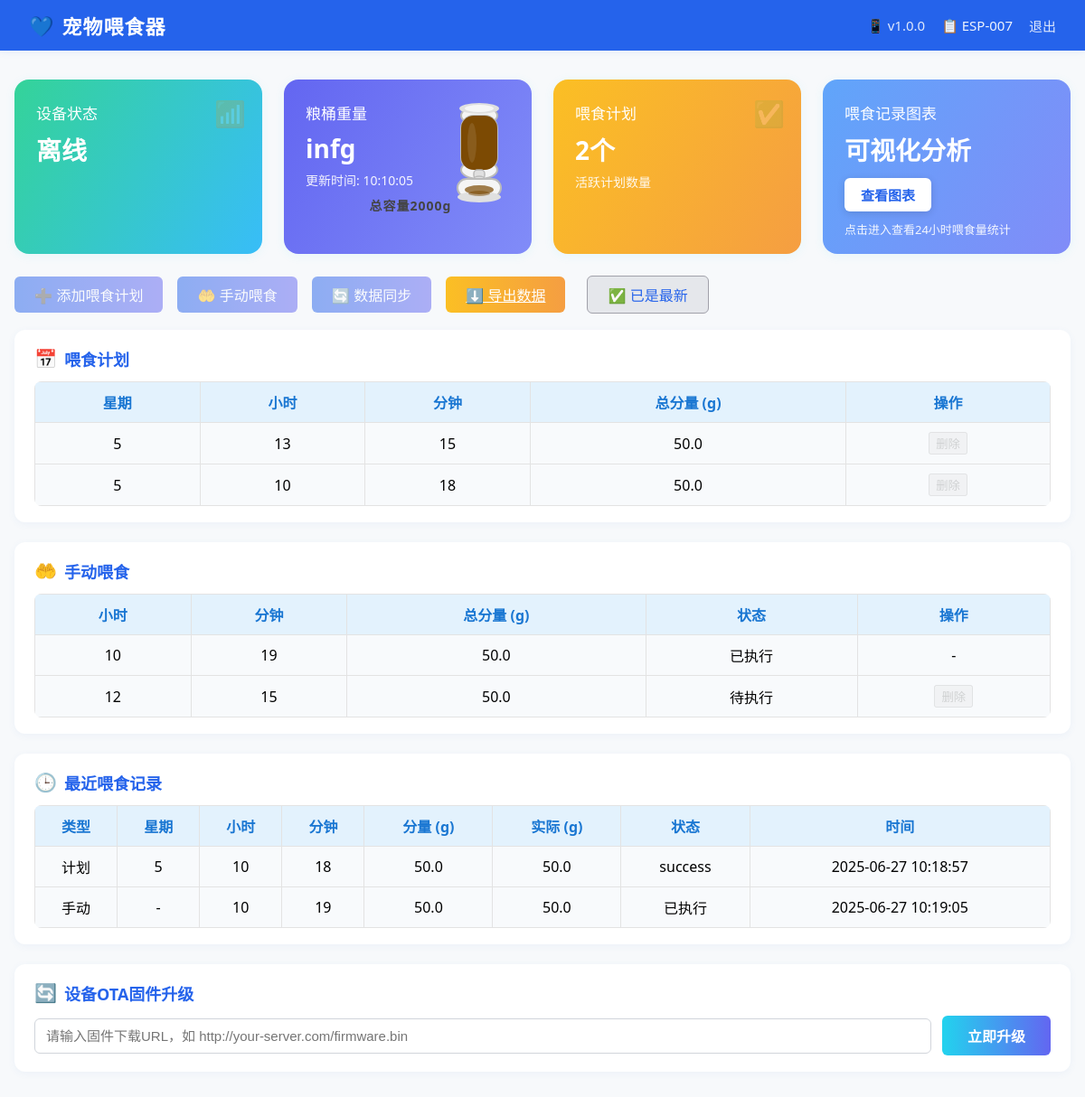
/?device_id=ESP-007 (signed in), run on the app's committed database.
### pet_feeder_server.py (models this page shows)
class Device(db.Model):
    __tablename__ = 'devices'
    id = db.Column(db.Integer, primary_key=True)
    device_id = db.Column(db.String(20), unique=True, nullable=False)
    password = db.Column(db.String(100), nullable=False)
    device_type = db.Column(db.String(50), default='pet_feeder')
    firmware_version = db.Column(db.String(20), default='1.0.0')
    protocol_version = db.Column(db.String(10), default='1.0')  # 新增：协议版本
    hardware_version = db.Column(db.String(10), default='1.0')  # 新增：硬件版本
    first_seen = db.Column(db.DateTime, default=datetime.utcnow)
    last_seen = db.Column(db.DateTime, default=datetime.utcnow)
    is_online = db.Column(db.Boolean, default=False)
    heartbeat_count = db.Column(db.Integer, default=0)
    grain_weight = db.Column(db.Float, default=0.0)  # 粮桶重量
    last_grain_update = db.Column(db.DateTime, default=datetime.utcnow)
    boot_count = db.Column(db.Integer, default=0)  # 新增：启动次数
    install_time = db.Column(db.DateTime, default=datetime.utcnow)  # 新增：安装时间

class FeedingPlan(db.Model):
    __tablename__ = 'feeding_plans'
    id = db.Column(db.Integer, primary_key=True)
    device_id = db.Column(db.String(20), db.ForeignKey('devices.device_id'), nullable=False)
    day_of_week = db.Column(db.Integer, nullable=False)  # 1-7 (周一到周日)
    hour = db.Column(db.Integer, nullable=False)  # 0-23
    minute = db.Column(db.Integer, nullable=False)  # 0-59
    feeding_amount = db.Column(db.Float, nullable=False)  # 喂食量(克)
    is_active = db.Column(db.Boolean, default=True)
    created_at = db.Column(db.DateTime, default=datetime.utcnow)
    is_confirmed = db.Column(db.Boolean, default=False)  # 新增：设备确认后为True
    is_pending_delete = db.Column(db.Boolean, default=False)  # 新增：标记为待删除

class FeedingRecord(db.Model):
    __tablename__ = 'feeding_records'
    id = db.Column(db.Integer, primary_key=True)
    device_id = db.Column(db.String(20), db.ForeignKey('devices.device_id'), nullable=False)
    day_of_week = db.Column(db.Integer, nullable=False)
    hour = db.Column(db.Integer, nullable=False)
    minute = db.Column(db.Integer, nullable=False)
    feeding_amount = db.Column(db.Float, nullable=False)
    actual_amount = db.Column(db.Float, nullable=True)  # 实际喂食量
    status = db.Column(db.String(20), default='success')  # success, failed, partial
    created_at = db.Column(db.DateTime, default=datetime.utcnow)

class ManualFeeding(db.Model):
    __tablename__ = 'manual_feedings'
    id = db.Column(db.Integer, primary_key=True)
    device_id = db.Column(db.String(20), db.ForeignKey('devices.device_id'), nullable=False)
    hour = db.Column(db.Integer, nullable=False)
    minute = db.Column(db.Integer, nullable=False)
    feeding_amount = db.Column(db.Float, nullable=False)
    is_confirmed = db.Column(db.Boolean, default=False)  # 新增：设备确认收到指令
    is_executed = db.Column(db.Boolean, default=False)   # 设备实际执行
    created_at = db.Column(db.DateTime, default=datetime.utcnow)
    executed_at = db.Column(db.DateTime, nullable=True)
    is_pending_delete = db.Column(db.Boolean, default=False)  # 新增：标记为待删除

### pet_feeder_server.py (the view, shortened to what this page needs)
@app.route('/', methods=['GET', 'POST'])
def index():
    if request.method == 'POST':
        if request.headers.get('Host', '').startswith('hub5p.sandai.net'):
            return '', 404
        print("收到POST /，请求头：", dict(request.headers))
        return redirect(url_for('index'))
    if 'admin_user' in session and request.args.get('device_id'):
        device_id = request.args.get('device_id')
        device = Device.query.filter_by(device_id=device_id).first()
        if not device:
            flash('设备不存在', 'error')
            return redirect(url_for('admin_devices'))
    beijing = pytz.timezone('Asia/Shanghai')
    last_seen_local = device.last_seen.replace(tzinfo=pytz.utc).astimezone(beijing) if device.last_seen else None
    last_grain_update_local = device.last_grain_update.replace(tzinfo=pytz.utc).astimezone(beijing) if device.last_grain_update else None
    feeding_plans = FeedingPlan.query.filter_by(device_id=device_id, is_active=True, is_pending_delete=False).all()
    manual_feedings = ManualFeeding.query.filter_by(device_id=device_id, is_executed=False, is_pending_delete=False).all()
    recent_manual_feedings = ManualFeeding.query.filter_by(device_id=device_id, is_pending_delete=False).order_by(ManualFeeding.created_at.desc()).limit(10).all()
    recent_records = FeedingRecord.query.filter_by(device_id=device_id).order_by(FeedingRecord.created_at.desc()).limit(10).all()
    for record in recent_records:
        record.created_at_local = record.created_at.replace(tzinfo=pytz.utc).astimezone(beijing)
    for m in recent_manual_feedings:
        if m.executed_at:
            m.executed_at_local = m.executed_at.replace(tzinfo=pytz.utc).astimezone(beijing)
    merged_plans = {}
    for plan in feeding_plans:
        key = f"{plan.day_of_week}-{plan.hour}-{plan.minute}"
        merged_plans[key] = merged_plans.get(key, 0) + plan.feeding_amount
    merged_manuals = {}
    for m in recent_manual_feedings:
        if m.is_confirmed and not m.is_executed:
            key = f"{m.hour}-{m.minute}-0"  # 0表示待执行
            merged_manuals[key] = merged_manuals.get(key, 0) + m.feeding_amount
        elif m.is_executed:
            key = f"{m.hour}-{m.minute}-1"  # 1表示已执行
            merged_manuals[key] = merged_manuals.get(key, 0) + m.feeding_amount
    return render_template('index.html',
                         device=device,
                         feeding_plans=feeding_plans,
                         manual_feedings=manual_feedings,
                         recent_manual_feedings=recent_manual_feedings,
                         recent_records=recent_records,
                         last_seen_local=last_seen_local,
                         last_grain_update_local=last_grain_update_local,
                         merged_plans=merged_plans,
                         merged_manuals=merged_manuals)

### templates/index.html (shortened to what this page needs)
<!DOCTYPE html>
<html lang="zh-CN">
<head>
</head>
<body>
    <div class="navbar">
        <div class="logo">宠物喂食器</div>
        <div class="nav-right">
            <div class="version-info" onclick="showVersionInfo()" style="cursor: pointer; color: #fff; font-size: 15px; opacity: 0.85; display: flex; align-items: center; gap: 6px;">
                <span>📱 v{{ device.firmware_version }}</span>
            </div>
            <span class="device-id">📋 {{ device.device_id }}</span>
            <a href="/logout" class="logout">退出</a>
        </div>
    </div>
    <div class="main-container">
        <div class="status-cards">
            <div class="status-card status-online">
                <div class="card-title">设备状态</div>
                <div class="card-value">{{ '在线' if device.is_online else '离线' }}</div>
                <div class="card-icon">📶</div>
            </div>
            <div class="status-card status-weight">
                <div class="card-title">粮桶重量</div>
                <div class="card-value">{{ device.grain_weight }}g</div>
                <div class="card-desc">更新时间: {{ last_grain_update_local.strftime('%H:%M:%S') if last_grain_update_local else '-' }}</div>
                <div style="position:absolute;top:18px;right:18px;display:flex;flex-direction:column;align-items:center;">
                    {% set percent = (device.grain_weight / 2000.0) if device.grain_weight < 2000 else 1.0 %}
                    <svg width="80" height="120" viewBox="0 0 80 120">
                        <defs>
                            <clipPath id="siloFillClip">
                                <rect x="20" y="22" width="40" height="60" rx="14"/>
                            </clipPath>
                        </defs>
                        <ellipse cx="40" cy="22" rx="20" ry="10" fill="#f5f5f5" stroke="#bbb" stroke-width="2"/>
                        <rect x="20" y="22" width="40" height="60" rx="14" fill="#f5f5f5" stroke="#bbb" stroke-width="2"/>
                        <ellipse cx="40" cy="82" rx="20" ry="10" fill="#f5f5f5" stroke="#bbb" stroke-width="2"/>
                        {% set fill_h = 60 * percent %}
                        <rect x="20" y="{{ 22+60-fill_h }}" width="40" height="{{ fill_h }}" fill="#7c4a03" clip-path="url(#siloFillClip)"/>
                        <ellipse cx="32" cy="52" rx="5" ry="22" fill="#fff" fill-opacity="0.10"/>
                        <ellipse cx="40" cy="14" rx="22" ry="6" fill="#e0e0e0"/>
                        <ellipse cx="40" cy="14" rx="16" ry="4" fill="#fff" fill-opacity="0.7"/>
                        <rect x="34" y="82" width="12" height="10" rx="4" fill="#e0e0e0" stroke="#bbb" stroke-width="1.5"/>
                        <ellipse cx="40" cy="92" rx="6" ry="3" fill="#e0e0e0" stroke="#bbb" stroke-width="1.5"/>
                        <rect x="16" y="92" width="48" height="20" rx="10" fill="#f5f5f5" stroke="#bbb" stroke-width="2"/>
                        <ellipse cx="40" cy="112" rx="24" ry="6" fill="#e0e0e0"/>
                        <ellipse cx="40" cy="104" rx="16" ry="5" fill="#7c4a03" fill-opacity="0.7"/>
                        <ellipse cx="40" cy="108" rx="12" ry="3" fill="#7c4a03" fill-opacity="0.5"/>
                    </svg>
                </div>
                <div style="width:100%;text-align:center;font-size:14px;font-weight:bold;color:#444;margin-top:8px;letter-spacing:1px;">总容量2000g</div>
            </div>
            <div class="status-card status-plan" style="position:relative;">
                <div class="card-title">喂食计划</div>
                <div class="card-value">{{ feeding_plans|length }}个</div>
                <div class="card-desc">活跃计划数量</div>
                <div class="card-icon">✅</div>
            </div>
            <div class="status-card status-chart" style="background:linear-gradient(120deg,#60a5fa 0%,#818cf8 100%);color:#fff;">
                <div class="card-title">喂食记录图表</div>
                <div class="card-value" style="margin-bottom:12px;">可视化分析</div>
                <button onclick="window.location.href='/feeding_chart'" style="padding:8px 18px;font-size:15px;border-radius:6px;background:#fff;color:#2563eb;border:none;cursor:pointer;font-weight:600;box-shadow:0 2px 8px #0002;">查看图表</button>
                <div class="card-desc" style="margin-top:10px;font-size:13px;opacity:0.92;">点击进入查看24小时喂食量统计</div>
            </div>
        </div>
        <div class="actions-bar">
            <button onclick="showPlanModal()" id="addPlanBtn" {% if not device.is_online %}disabled style="opacity:0.5;cursor:not-allowed;"{% endif %}>➕ 添加喂食计划</button>
            <button onclick="showManualFeedModal()" id="manualFeedBtn" {% if not device.is_online %}disabled style="opacity:0.5;cursor:not-allowed;"{% endif %}>🤲 手动喂食</button>
            <button id="syncBtn" {% if not device.is_online %}disabled style="opacity:0.5;cursor:not-allowed;"{% endif %}>🔄 数据同步</button>
            <a class="export-btn" href="/export_feeding_records/{{ device.device_id }}">⬇️ 导出数据</a>
            <button id="updateNoticeBtn" class="update-notice-btn" style="background: #fef3c7; color: #b91c1c; border: 1px solid #f59e0b; margin-left: 8px; display: none;" onclick="showVersionInfo()">
            </button>
        </div>
        <div class="card-section">
            <div class="section-title"><span class="icon">📅</span>喂食计划</div>
            <table>
                <tr><th>星期</th><th>小时</th><th>分钟</th><th>总分量 (g)</th><th>操作</th></tr>
                {% for key, total in merged_plans.items() %}
                {% set parts = key.split('-') %}
                <tr>
                    <td>{{ parts[0] }}</td>
                    <td>{{ '%02d'|format(parts[1]|int) }}</td>
                    <td>{{ '%02d'|format(parts[2]|int) }}</td>
                    <td>{{ total }}</td>
                    <td>
                        <button onclick="deleteMergedPlan('{{ key }}')" {% if not device.is_online %}disabled style="opacity:0.5;cursor:not-allowed;"{% endif %} style="color:#e53935;">删除</button>
                    </td>
                </tr>
                {% else %}
                <tr><td colspan="5">暂无喂食计划</td></tr>
                {% endfor %}
            </table>
        </div>
        <div class="card-section">
            <div class="section-title"><span class="icon">🤲</span>手动喂食</div>
            <table>
                <tr><th>小时</th><th>分钟</th><th>总分量 (g)</th><th>状态</th><th>操作</th></tr>
                {% for key, total in merged_manuals.items() %}
                {% set parts = key.split('-') %}
                <tr>
                    <td>{{ '%02d'|format(parts[0]|int) }}</td>
                    <td>{{ '%02d'|format(parts[1]|int) }}</td>
                    <td>{{ total }}</td>
                    <td>
                        {% if parts[2] == '1' %}
                            已执行
                        {% else %}
                            待执行
                        {% endif %}
                    </td>
                    <td>
                        {% if parts[2] == '0' %}
                        <button onclick="deleteMergedManual('{{ key }}')" {% if not device.is_online %}disabled style="opacity:0.5;cursor:not-allowed;"{% endif %} style="color:#e53935;">删除</button>
                        {% else %}
                        -
                        {% endif %}
                    </td>
                </tr>
                {% endfor %}
            </table>
        </div>
        <div class="card-section">
            <div class="section-title"><span class="icon">🕒</span>最近喂食记录</div>
            <table>
                <tr><th>类型</th><th>星期</th><th>小时</th><th>分钟</th><th>分量 (g)</th><th>实际 (g)</th><th>状态</th><th>时间</th></tr>
                {% for record in recent_records %}
                <tr>
                    <td>计划</td>
                    <td>{{ record.day_of_week }}</td>
                    <td>{{ '%02d'|format(record.hour) }}</td>
                    <td>{{ '%02d'|format(record.minute) }}</td>
                    <td>{{ record.feeding_amount }}</td>
                    <td>{{ record.actual_amount }}</td>
                    <td>{{ record.status }}</td>
                    <td>{{ record.created_at_local.strftime('%Y-%m-%d %H:%M:%S') }}</td>
                </tr>
                {% endfor %}
                {% for m in recent_manual_feedings %}
                {% if m.is_executed %}
                <tr>
                    <td>手动</td>
                    <td>-</td>
                    <td>{{ '%02d'|format(m.hour) }}</td>
                    <td>{{ '%02d'|format(m.minute) }}</td>
                    <td>{{ m.feeding_amount }}</td>
                    <td>{{ m.feeding_amount }}</td>
                    <td>已执行</td>
                    <td>{{ m.executed_at_local.strftime('%Y-%m-%d %H:%M:%S') if m.executed_at_local else '-' }}</td>
                </tr>
                {% endif %}
                {% endfor %}
            </table>
        </div>
        <div class="card-section" style="margin-bottom: 28px;">
            <div class="section-title"><span class="icon">🔄</span> 设备OTA固件升级</div>
            <form id="ota-form" style="display: flex; gap: 12px; align-items: center; flex-wrap: wrap;">
                <input type="url" id="ota-url" name="ota_url" placeholder="请输入固件下载URL，如 http://your-server.com/firmware.bin" style="flex:1; min-width:220px; padding:10px 12px; border-radius:6px; border:1px solid #d1d5db; font-size:15px;" required>
                <button type="submit" style="padding:10px 28px; border:none; border-radius:6px; background:linear-gradient(90deg,#22d3ee 0%,#6366f1 100%); color:#fff; font-size:16px; font-weight:600; cursor:pointer; transition:background 0.2s;">立即升级</button>
            </form>
        </div>
    </div>
</body>
</html>

### data on the page
Device: firmware_version "1.0.0", device_id "ESP-007", is_online "离线", grain_weight "inf"
FeedingPlan: day_of_week "5", hour "13", minute "15", feeding_amount "50.0"
FeedingRecord: day_of_week "5", hour "10", minute "18", feeding_amount "50.0", actual_amount "50.0", status "success", created_at_local "2025-06-27 10:18:57"
ManualFeeding: hour "10", minute "19", feeding_amount "50.0", executed_at_local "2025-06-27 10:19:05"

### other printed values
{{ feeding_plans|length }} "2"
{{ parts[0] }} "5"
{{ '%02d'|format(parts[1]|int) }} "10"
{{ '%02d'|format(parts[2]|int) }} "18"
{{ total }} "50.0"
{{ '%02d'|format(parts[0]|int) }} "10" "12"
{{ '%02d'|format(parts[1]|int) }} "19" "15"
{{ total }} "50.0" "50.0"
